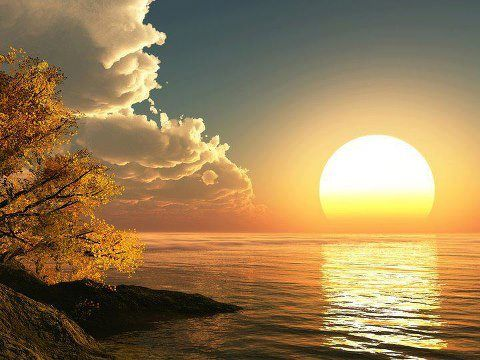
#> input picture Example 6 - Image Thresholding/shine.jpeg, 480 x 360 px
$ python example.py
#> lines starting #> are read from the running program, lines starting #| are printed output that depends on the picture; after the words box and inside, x2 and y2 are one past the last pixel; in counts of white or black regions, pixels touching at a corner belong together
import cv2
import matplotlib.pyplot as plt

# Import image
img = cv2.imread("shine.jpeg")
#> img is the input picture: shape (360, 480, 3); mean B, G, R 84.7, 126.2, 153.1
img = cv2.cvtColor(img, cv2.COLOR_BGR2GRAY)
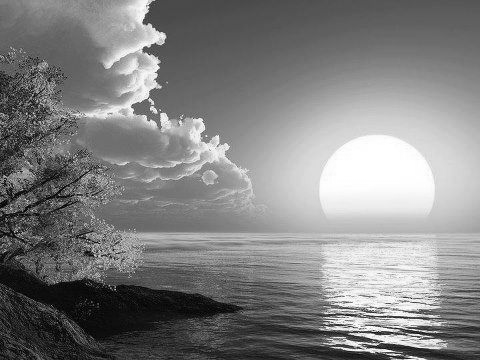
#> img: shape (360, 480); min 0, max 255, mean 129.5

# Show original image
plt.figure()
plt.imshow(img, cmap="gray")
plt.axis("OFF")
plt.title("Original Image")

# Threshold Operation
""""
    Binary Image: image definition as white and black
    Threshold: it is method for converting image to binary image.

    Some threshold types:
        * THRESH_BINARY
        * THRESH_BINARY_INV
        * THRESH_TRUNC
        * THRESH_TOZERO
        * THRESH_TOZERO_INV
"""
_, thresh_image = cv2.threshold(img, thresh = 60, maxval = 255, type = cv2.THRESH_BINARY)
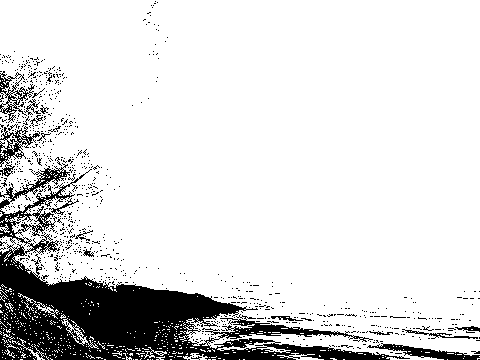
#> thresh_image: shape (360, 480); 85.8% white; 875 black regions (857 under 20 px), largest, box (x1, y1, x2, y2) and area: (0, 163, 410, 360) 19950, (367, 343, 480, 360) 674, (0, 126, 40, 177) 597
plt.figure()
plt.imshow(thresh_image, cmap="gray")
plt.axis("off")
plt.title("Thresh Binary")

# Adaptive Threshold Operation
"""
    Some adaptive threshold algorithms:
        * ADAPTIVE_THRESH_MEAN_C
        * ADAPTIVE_THRESH_GAUSSIAN_C
"""
# Usage: .adaptiveThreshold(img, maxValue, threshing algorithm [constant c is 8], threshold type, block size, constant c)
thresh_image2 = cv2.adaptiveThreshold(img, 255, cv2.ADAPTIVE_THRESH_MEAN_C, cv2.THRESH_BINARY, 11,8)
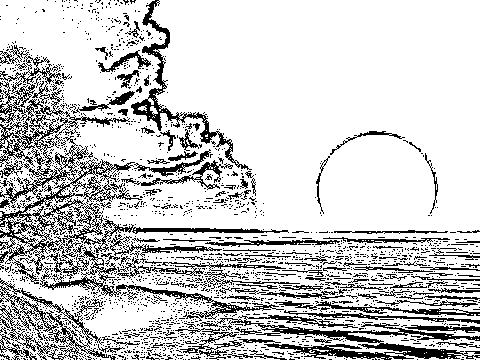
#> thresh_image2: shape (360, 480); 79.9% white; black in thin lines or dots
plt.figure()
plt.imshow(thresh_image2, cmap="gray")
plt.axis("OFF")
plt.title("Adaptive Thresh")

cv2.waitKey(1)
